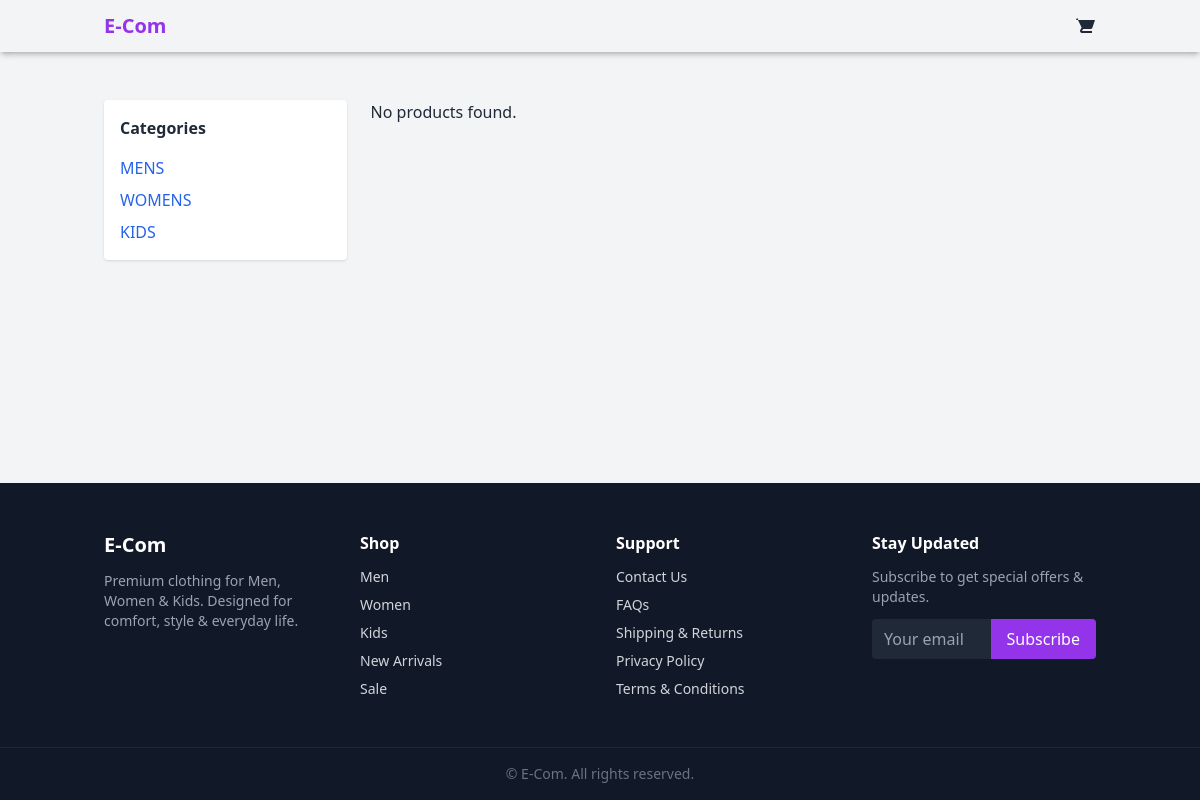
Page /category/womens/ on the earlier database version.
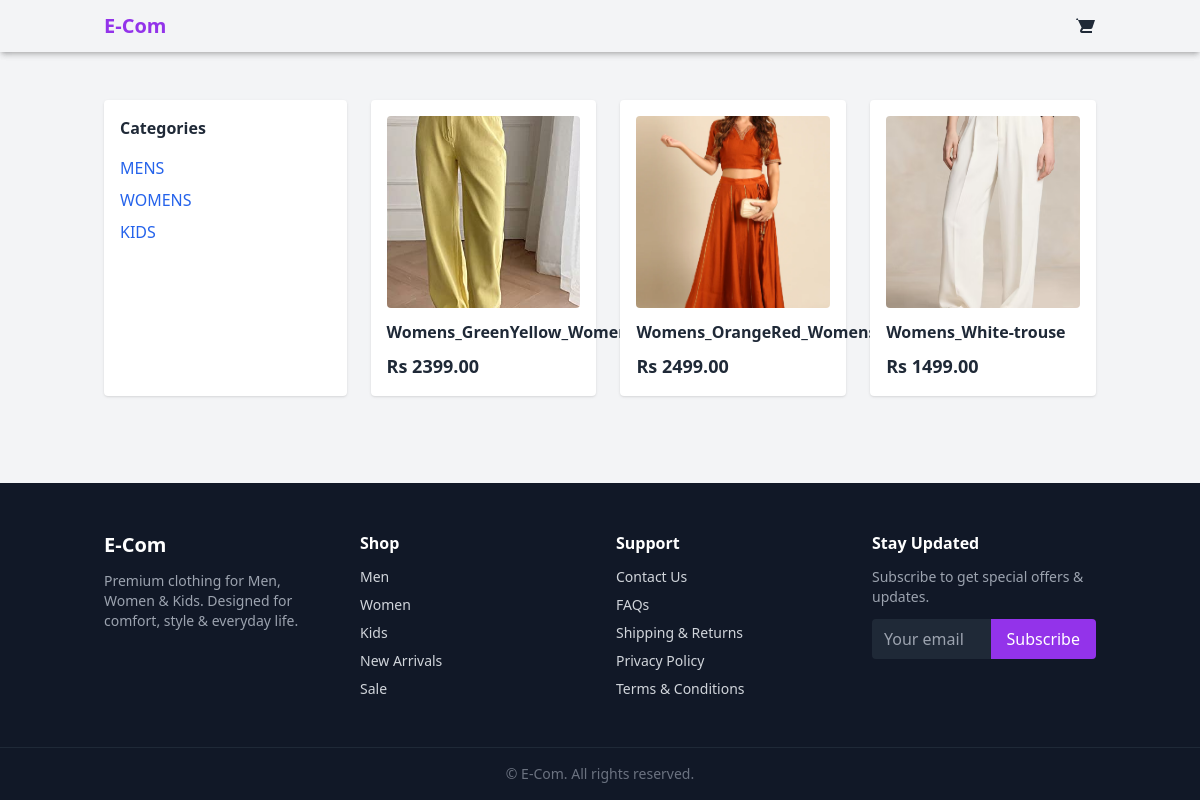
Same page on the later database version.
### products/models.py (models this page shows, shortened)
class Category(models.Model):
    GENDER_CHOICES = [
        ("men", "Men"),
        ("women", "Women"),
        ("kids", "Kids"),
        ("unisex", "Unisex"),
    ]
    name = models.CharField(max_length=100)
    slug = models.SlugField(unique=True)
    image = models.ImageField(upload_to="categories/", blank=True)
    gender = models.CharField(
        max_length=10, choices=GENDER_CHOICES, default="unisex"
    )
    is_active = models.BooleanField(default=True)
    class Meta:
        verbose_name_plural = "Categories"

class Product(models.Model):
    FABRIC_CHOICES = [
        ("cotton", "Cotton"),
        ("linen", "Linen"),
        ("silk", "Silk"),
        ("denim", "Denim"),
        ("chiffon", "Chiffon"),
        ("wool", "Wool"),
    ]
    SEASON_CHOICES = [
        ("summer", "Summer"),
        ("winter", "Winter"),
        ("all", "All Season"),
    ]
    OCCASION_CHOICES = [
        ("casual", "Casual"),
        ("formal", "Formal"),
        ("party", "Party"),
        ("wedding", "Wedding"),
        ("eid", "Eid"),
    ]
    name = models.CharField(max_length=200)
    slug = models.SlugField(unique=True)
    description = models.TextField()
    category = models.ForeignKey(
        Category, on_delete=models.CASCADE, related_name="products"
    )
    supplier = models.ForeignKey(
        Supplier, on_delete=models.SET_NULL, null=True, blank=True
    )
    fabric = models.CharField(
        max_length=20, choices=FABRIC_CHOICES, blank=True
    )
    season = models.CharField(
        max_length=10, choices=SEASON_CHOICES, default="all"
    )
    occasion = models.CharField(
        max_length=20, choices=OCCASION_CHOICES, default="casual"
    )
    is_active = models.BooleanField(default=True)
    is_featured = models.BooleanField(default=False)
    created_at = models.DateTimeField(auto_now_add=True)

class ProductImage(models.Model):
    product = models.ForeignKey(
        Product, on_delete=models.CASCADE, related_name="images"
    )
    image = models.ImageField(upload_to="products",blank=True, null=True)
    alt_text = models.CharField(max_length=200, blank=True)
    is_primary = models.BooleanField(default=False)
    color = models.CharField(max_length=20, blank=True)

class ProductVariant(models.Model):
    SIZE_CHOICES = [
        ("xs", "XS"),
        ("s", "S"),
        ("m", "M"),
        ("l", "L"),
        ("xl", "XL"),
        ("xxl", "XXL"),
    ]
    COLOR_CHOICES = [
        ("white", "White"),
        ("black", "Black"),
        ("blue", "Blue"),
        ("red", "Red"),
        ("green", "Green"),
        ("gray", "Gray"),
    ]
    product = models.ForeignKey(
        Product, on_delete=models.CASCADE, related_name="variants"
    )
    size = models.CharField(max_length=10, choices=SIZE_CHOICES)
    color = models.CharField(max_length=20, choices=COLOR_CHOICES)
    sku = models.CharField(max_length=50, unique=True)
    price = models.DecimalField(
        max_digits=10, decimal_places=2, validators=[MinValueValidator(0)]
    )
    compare_price = models.DecimalField(
        max_digits=10, decimal_places=2, blank=True, null=True
    )
    cost_price = models.DecimalField(
        max_digits=10, decimal_places=2, validators=[MinValueValidator(0)]
    )
    stock = models.PositiveIntegerField(default=0)
    is_active = models.BooleanField(default=True)
    created_at = models.DateTimeField(auto_now_add=True)
    class Meta:
        unique_together = ("product", "size", "color")

### products/views.py (the view)
# urls.py: path("", views.product_list, name="product_list"),
def product_list(request, category_slug=None):
    products = Product.objects.filter(is_active=True)
    category = None
    categories = Category.objects.filter(is_active=True)
    if category_slug:
        category = Category.objects.get(slug=category_slug)
        products = products.filter(category=category)
    context = {
        "category": category,
        "categories": categories,  # ✅ THIS WAS MISSING
        "products": products,
    }
    return render(request, "products/product_list.html", context)

### products/templates/products/product_list.html (shortened to what this page needs)
{% extends "base.html" %}
{% block content %}
<div class="container mx-auto p-4 flex gap-6">
  <aside class="w-1/4 p-4 bg-white rounded shadow">
    <h2 class="font-bold mb-4">Categories</h2>
    <ul class="space-y-2">
      {% for category in categories %}
        <li>
          <a
            href="{% url 'products:category_filter' category.slug %}"
            class="text-blue-600 hover:underline"
          >
            {{ category.name }}
          </a>
        </li>
      {% endfor %}
    </ul>
  </aside>
<main class="w-3/4">
  <div class="grid grid-cols-1 md:grid-cols-3 gap-6">
    {% for product in products %}
      <div class="bg-white p-4 rounded shadow">
        {% with product.images.first as image %}
          {% if image %}
            <img
              src="{{ image.image.url }}"
              alt="{{ product.name }}"
              class="w-full h-48 object-cover mb-3 rounded"
            >
          {% endif %}
        {% endwith %}
        <h3 class="font-bold">{{ product.name }}</h3>
        {% with product.variants.first as variant %}
          {% if variant %}
            <p class="text-lg font-semibold mt-2">
              Rs {{ variant.price }}
            </p>
          {% else %}
            <p class="text-sm text-gray-500 mt-2">
              Price not available
            </p>
          {% endif %}
        {% endwith %}
      </div>
    {% empty %}
      <p>No products found.</p>
    {% endfor %}
  </div>
</main>
  </main>
{% endblock %}

### templates/base.html (shortened to what this page needs)
<!DOCTYPE html>
<html lang="en">
  <head>
    {% load static %}
    <link href="{% static 'dist/css/style.css' %}" rel="stylesheet" />
  </head>
  <body class="bg-gray-100 text-gray-800 flex flex-col min-h-screen">
    <header class="shadow-md">
      {% include "includes/nav.html"%}
    </header>
    <main class="container mx-auto mt-8 flex-grow">
      {% block content %}{% endblock %}
      {% include "includes/footer.html" %}
  </body>
</html>

### templates/includes/nav.html
<nav class="shadow-md">
  <div class="container mx-auto px-4 py-3 flex items-center">
    <a href="/" class="text-purple-600 font-extrabold text-xl">
      E-Com
    </a>
    <div class="ml-auto">
      <a href="#" class="text-gray-800 hover:text-purple-600">
        <svg
          xmlns="http://www.w3.org/2000/svg"
          class="h-6 w-6"
          fill="currentColor"
          viewBox="0 0 24 24"
        >
          <path
            d="M7 4H5L4 6h2l3.6 7.6-1.35 2.45A2 2 0 0 0 10 19h10v-2H10l1.1-2h7.45a2 2 0 0 0 1.75-1.03L23 6H6.42L5.21 4z"
          />
        </svg>
      </a>
    </div>
  </div>
</nav>

### templates/includes/footer.html
<footer class="bg-gray-900 text-gray-300 mt-16">
  <div class="container mx-auto px-4 py-12 grid grid-cols-1 md:grid-cols-4 gap-8">
    <div>
      <h3 class="text-xl font-extrabold text-white mb-3">E-Com</h3>
      <p class="text-sm text-gray-400">
        Premium clothing for Men, Women & Kids.
        Designed for comfort, style & everyday life.
      </p>
    </div>
    <div>
      <h4 class="text-white font-semibold mb-3">Shop</h4>
      <ul class="space-y-2 text-sm">
        <li><a href="#" class="hover:text-white">Men</a></li>
        <li><a href="#" class="hover:text-white">Women</a></li>
        <li><a href="#" class="hover:text-white">Kids</a></li>
        <li><a href="#" class="hover:text-white">New Arrivals</a></li>
        <li><a href="#" class="hover:text-white">Sale</a></li>
      </ul>
    </div>
    <div>
      <h4 class="text-white font-semibold mb-3">Support</h4>
      <ul class="space-y-2 text-sm">
        <li><a href="#" class="hover:text-white">Contact Us</a></li>
        <li><a href="#" class="hover:text-white">FAQs</a></li>
        <li><a href="#" class="hover:text-white">Shipping & Returns</a></li>
        <li><a href="#" class="hover:text-white">Privacy Policy</a></li>
        <li><a href="#" class="hover:text-white">Terms & Conditions</a></li>
      </ul>
    </div>
    <div>
      <h4 class="text-white font-semibold mb-3">Stay Updated</h4>
      <p class="text-sm text-gray-400 mb-3">
        Subscribe to get special offers & updates.
      </p>
      <form class="flex">
        <input
          type="email"
          placeholder="Your email"
          class="w-full px-3 py-2 rounded-l bg-gray-800 text-gray-200 focus:outline-none"
        />
        <button
          class="bg-purple-600 px-4 py-2 rounded-r text-white hover:bg-purple-700"
        >
          Subscribe
        </button>
      </form>
    </div>
  </div>
  <div class="border-t border-gray-800 py-4 text-center text-sm text-gray-500">
    © {{ now|date:"Y" }} E-Com. All rights reserved.
  </div>
</footer>

Differences in the rows shown:
added Product: images.first.image (picture), name "Womens_GreenYellow_Womens_Jeans", variants.first.price "2399.00"
added Product: images.first.image (picture), name "Womens_OrangeRed_Womens_Skirt", variants.first.price "2499.00"
added Product: images.first.image (picture), name "Womens_White-trouse", variants.first.price "1499.00"
Other differences:
text no longer shown: "No products found."
